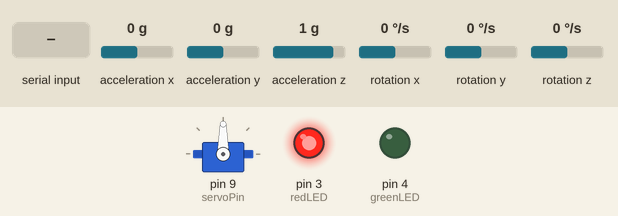
A sketch run on a simulated Arduino Uno, built with avr-gcc and run on an emulated ATmega328P. On the bench: servo, output pins drawn as LEDs (lit = HIGH). Inputs (shaded band) come from the test bench; at power-on: acceleration x 0 g, acceleration y 0 g, acceleration z 1 g, rotation x 0 °/s, rotation y 0 °/s, rotation z 0 °/s. What the sketch prints to the serial monitor is not drawn.

Above: at 1.2 s.
1.3 s: "A" received over Serial
At 2.7 s:
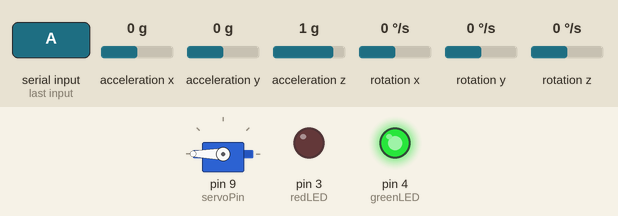
5.8 s: "D" received over Serial
At 7.2 s:
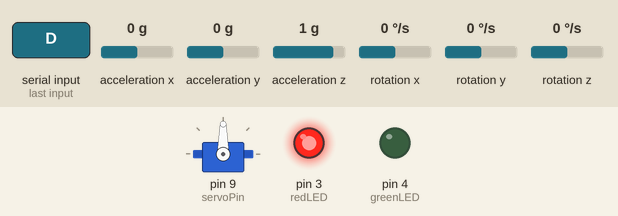
Timing chart, 0 to 8.8 s (numbered marks = the images above; inputs shaded):
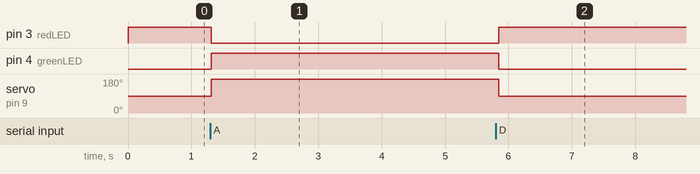

Measured:
- after the input at 1.3 s, pin 3 (redLED): HIGH → LOW at once; pin 4 (greenLED): LOW → HIGH at once; servo on pin 9 (servoPin): 90° → 180° at once
- after the input at 5.8 s, pin 3 (redLED): LOW → HIGH at once; pin 4 (greenLED): HIGH → LOW at once; servo on pin 9 (servoPin): 180° → 90° at once

The sketch:

W4TASK2.ino
```cpp
#include <Wire.h>
#include <Servo.h>
#include <MPU6050.h> // Ensure you have the MPU6050 library installed

Servo servo;
MPU6050 mpu;

const int servoPin = 9;
const int greenLED = 4;
const int redLED = 3;

void setup() {
  Serial.begin(9600);
  Wire.begin();

  // Initialize MPU6050
  mpu.initialize();

  servo.attach(servoPin);
  servo.write(90); // Default locked position

  pinMode(greenLED, OUTPUT);
  pinMode(redLED, OUTPUT);

  // Initial state: Locked (Red ON, Green OFF)
  digitalWrite(greenLED, LOW);
  digitalWrite(redLED, HIGH);
}

void loop() {
  // 1. Read MPU6050 accelerometer and gyroscope data
  int16_t ax, ay, az, gx, gy, gz;
  mpu.getMotion6(&ax, &ay, &az, &gx, &gy, &gz);

  // Stream data over serial as comma-separated values
  Serial.print(ax); Serial.print(",");
  Serial.print(ay); Serial.print(",");
  Serial.print(az); Serial.print(",");
  Serial.print(gx); Serial.print(",");
  Serial.print(gy); Serial.print(",");
  Serial.println(gz);

  // 2. Check for commands from Python ('A' for Access/Unlock, 'D' for Deny/Lock)
  if (Serial.available() > 0) {
    char command = Serial.read();
    if (command == 'A') {
      servo.write(180); // Unlock
      digitalWrite(greenLED, HIGH);
      digitalWrite(redLED, LOW);
    } else if (command == 'D') {
      servo.write(90); // Lock
      digitalWrite(greenLED, LOW);
      digitalWrite(redLED, HIGH);
    }
  }

  delay(50); // Small delay to stabilize data stream
}
```
